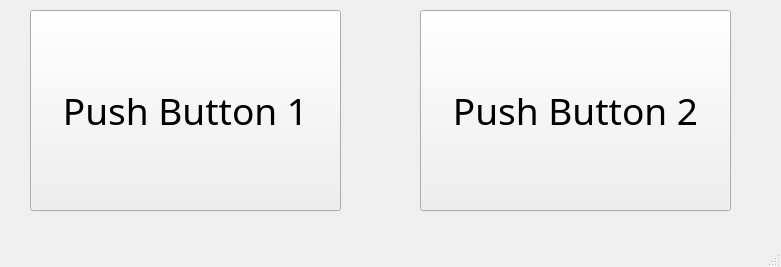
<?xml version="1.0" encoding="UTF-8"?>
<ui version="4.0">
 <class>MainWindow</class>
 <widget class="QMainWindow" name="MainWindow">
  <property name="geometry">
   <rect>
    <x>0</x>
    <y>0</y>
    <width>781</width>
    <height>267</height>
   </rect>
  </property>
  <property name="windowTitle">
   <string>Status Bar Stuff</string>
  </property>
  <widget class="QWidget" name="centralwidget">
   <widget class="QPushButton" name="pushButton">
    <property name="geometry">
     <rect>
      <x>30</x>
      <y>10</y>
      <width>311</width>
      <height>201</height>
     </rect>
    </property>
    <property name="font">
     <font>
      <family>Agency FB</family>
      <pointsize>28</pointsize>
     </font>
    </property>
    <property name="text">
     <string>Push Button 1</string>
    </property>
   </widget>
   <widget class="QPushButton" name="pushButton_2">
    <property name="geometry">
     <rect>
      <x>420</x>
      <y>10</y>
      <width>311</width>
      <height>201</height>
     </rect>
    </property>
    <property name="font">
     <font>
      <family>Agency FB</family>
      <pointsize>28</pointsize>
     </font>
    </property>
    <property name="text">
     <string>Push Button 2</string>
    </property>
   </widget>
  </widget>
  <widget class="QMenuBar" name="menubar">
   <property name="geometry">
    <rect>
     <x>0</x>
     <y>0</y>
     <width>781</width>
     <height>26</height>
    </rect>
   </property>
  </widget>
  <widget class="QStatusBar" name="statusbar"/>
 </widget>
 <resources/>
 <connections/>
</ui>
